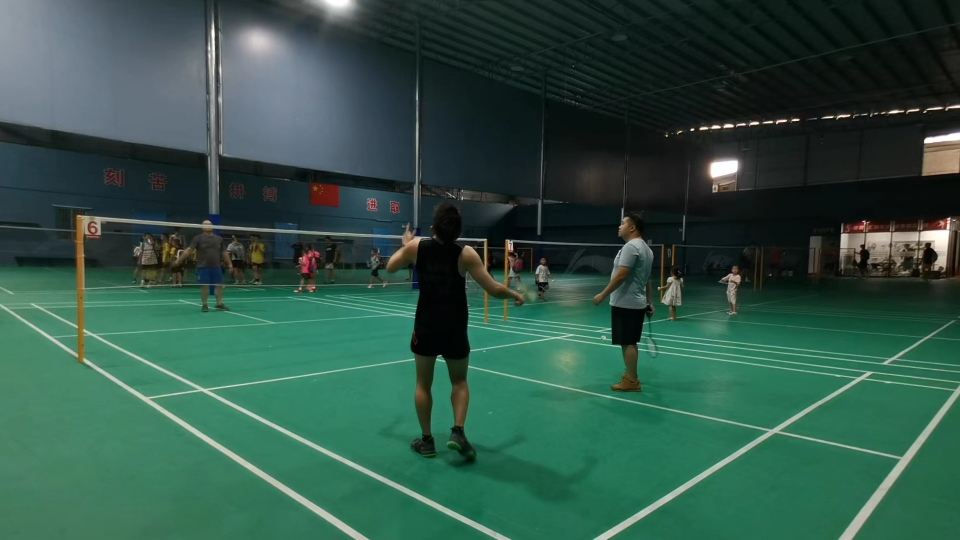
#> input picture ai/test/sample/a-undistort.jpg, 1920 x 1080 px, found by its file name (shown at 1/2 size)
$ python test.py   (older library calls are emulated)
#> lines starting #> are read from the running program, lines starting #| are printed output that depends on the picture; after the words box and inside, x2 and y2 are one past the last pixel; in counts of white or black regions, pixels touching at a corner belong together
#> further down, img is the input picture: shape (1080, 1920, 3); mean B, G, R 70.7, 83.5, 48.4
### ai/test/findBadmintonCourt.py
import enum
import cv2
import numpy as np
import os
import math
import csv
import itertools
import time
import random
import utils
from multiprocessing import Pool

class BadmintonCourtFinder:
  DEBUG = 0
  standardLines = []
  with open('standard.csv') as csvfile:
      rows = list(csv.reader(csvfile, delimiter=','))
      for row in rows[1:]:
          standardLines.append(np.array(row, dtype=np.int))

  def __init__(self) -> None:
      pass

  def refineLine(self, line, binary):
    T = 4
    lineImg = np.zeros(binary.shape, np.uint8)
    x1, y1, x2, y2 = line
    cv2.line(lineImg, (x1, y1), (x2, y2), 255, T)
    refinelineImg = cv2.bitwise_and(lineImg, binary)
    coords = np.flip(np.column_stack(np.where(refinelineImg == 255)), axis = 1)

    lineImg2 = np.zeros(binary.shape, np.uint8)
    for i in coords:
      cv2.circle(lineImg2, i, 2, 255, -1)

    vx, vy, x, y = cv2.fitLine(coords, cv2.DIST_L2, 0, 0.01, 0.01)
    m = 1000
    rline = [x[0]-m*vx[0], y[0]-m*vy[0], x[0]+m*vx[0], y[0]+m*vy[0]]
    return np.array(rline, np.int)

  # [27 lines left out: function merge_lines, not called in this run]

  def merge_lines2(self, lines):
    degMax = 2
    disMax = 2

    groups = []
    for line in lines:
      foundMatch = 0
      for group in groups:
        for gline in group:
          deg1 = utils.get_orientation(line)
          deg2 = utils.get_orientation(gline)
          if abs(deg1 - deg2) < degMax:
            if deg1 > 0:
              dis1 = utils.point_to_line_distance2([0, self.img.shape[0]], line)
              dis2 = utils.point_to_line_distance2([0, self.img.shape[0]], gline)
            else:
              dis1 = utils.point_to_line_distance2([self.img.shape[1], self.img.shape[0]], line)
              dis2 = utils.point_to_line_distance2([self.img.shape[1], self.img.shape[0]], gline)
            if abs(dis1 - dis2) < disMax:
              group.append(line)
              foundMatch = 1
              break
        if foundMatch: continue
      if not foundMatch:
          groups.append([line])
    result = []
    for i in groups:
      vx, vy, x, y = cv2.fitLine(np.array(i).reshape((-1,2)), cv2.DIST_L2, 0, 0.01, 0.01)
      m = 300
      line = [x-m*vx[0], y-m*vy[0], x+m*vx[0], y+m*vy[0]]
      result.append(line)
    return np.array(result, np.int).reshape((-1,4))

  def removeSmallObject(self, binary):

    # https://stackoverflow.com/questions/42798659/how-to-remove-small-connected-objects-using-opencv
    nb_blobs, im_with_separated_blobs, stats, _ = cv2.connectedComponentsWithStats(binary)
    sizes = stats[:, -1]
    # the following lines result in taking out the background which is also considered a component, which I find for most applications to not be the expected output.
    # you may also keep the results as they are by commenting out the following lines. You'll have to update the ranges in the for loop below.
    sizes = sizes[1:]
    nb_blobs -= 1

    # minimum size of particles we want to keep (number of pixels).
    # here, it's a fixed value, but you can set it as you want, eg the mean of the sizes or whatever.
    min_size = 100

    # output image with only the kept components
    binary2 = np.zeros((binary.shape), np.uint8)
    # blobDrawing = np.zeros((binary.shape), np.uint8)
    # for every component in the image, keep it only if it's above min_size
    for blob in range(nb_blobs):
        if sizes[blob] >= min_size:
            # see description of im_with_separated_blobs above

            coords = np.flip(np.column_stack(np.where(im_with_separated_blobs == blob+1)), axis = 1)
            (x,y),radius = cv2.minEnclosingCircle(coords)
            # area = cv2.contourArea(coords)
            if radius > max(binary.shape[:2])/10 :#and area < (binary.shape[0]*binary.shape[0])/20:
              binary2[im_with_separated_blobs == blob + 1] = 255
              # blobDrawing[im_with_separated_blobs == blob + 1] = (
              #   random.randint(0,255),random.randint(0,255),random.randint(0,255))

    # cv2.imwrite("test2-blobDrawing.jpg", blobDrawing)

    return binary2

  def getLinePixel(self, img, T):
#> called with T = 32
    T = int(T)
    Threshold = 50
    diffThreshold = 20

    ret = np.zeros((img.shape[0], img.shape[1]), dtype=np.uint8)
    matrix = np.asarray(img, dtype=np.int)
    leftImg = np.roll(matrix, T, axis=1)
    rightImg = np.roll(matrix, -T, axis=1)
    topImg = np.roll(matrix, T, axis=0)
    bottomImg = np.roll(matrix, -T, axis=0)

    lowest = (matrix - Threshold).clip(min=0,max=1)
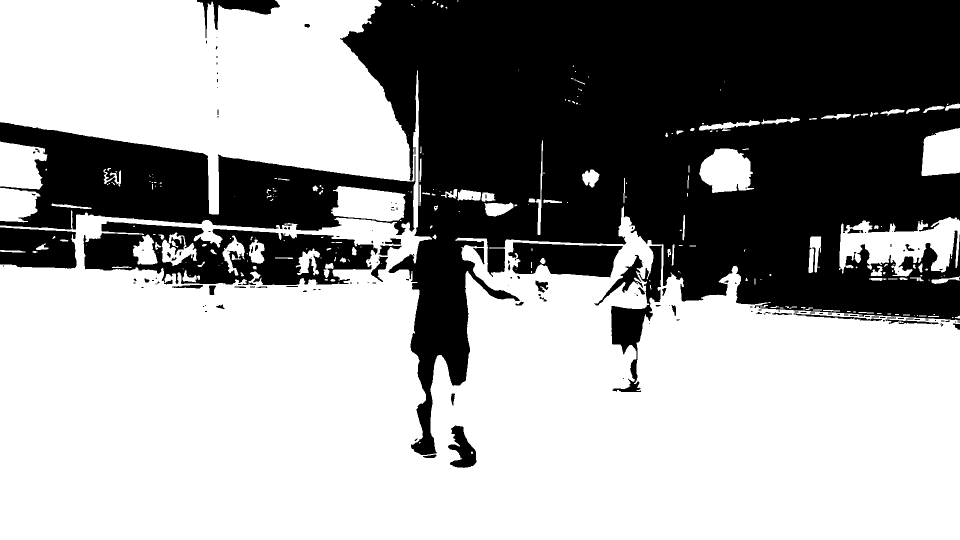
#> lowest: shape (1080, 1920) int64 (shown at 1/2 size); values 0 (black) and 1 (white), 61.5% white; 163 black regions (99 under 20 px), largest, box (x1, y1, x2, y2) and area: (680, 0, 1920, 910) 616862, (0, 244, 831, 470) 93287, (167, 443, 755, 570) 41843

    subLeftImg = ((matrix - leftImg) - diffThreshold).clip(min=0,max=1)
#> subLeftImg: shape (1080, 1920) int64; values 0 (black) and 1 (white), 9.4% white; 692 white regions (415 under 20 px), largest, box (x1, y1, x2, y2) and area: (910, 453, 1566, 1080) 26022, (0, 0, 456, 429) 15490, (1272, 610, 1920, 857) 13921
    subRightImg = ((matrix - rightImg) - diffThreshold).clip(min=0,max=1)
#> subRightImg: shape (1080, 1920) int64; values 0 (black) and 1 (white), 8.4% white; 679 white regions (405 under 20 px), largest, box (x1, y1, x2, y2) and area: (385, 136, 1024, 1080) 28671, (279, 783, 740, 1080) 7272, (1675, 771, 1920, 1080) 7046
    subHImg = np.bitwise_and(subLeftImg, subRightImg)
#> subHImg: shape (1080, 1920) int64; values 0 (black) and 1 (white), 5.1% white; 650 white regions (375 under 20 px), largest, box (x1, y1, x2, y2) and area: (279, 793, 739, 1080) 6880, (411, 784, 1023, 1080) 6818, (1185, 867, 1543, 1080) 5235

    subTopImg = ((matrix - topImg) - diffThreshold).clip(min=0,max=1)
#> subTopImg: shape (1080, 1920) int64; values 0 (black) and 1 (white), 11.4% white; 622 white regions (399 under 20 px), largest, box (x1, y1, x2, y2) and area: (165, 526, 1682, 886) 49816, (930, 523, 1920, 1080) 39212, (437, 32, 661, 166) 12541
    subBottomImg = ((matrix - bottomImg) - diffThreshold).clip(min=0,max=1)
#> subBottomImg: shape (1080, 1920) int64; values 0 (black) and 1 (white), 10.8% white; 755 white regions (474 under 20 px), largest, box (x1, y1, x2, y2) and area: (334, 756, 1920, 1080) 57845, (0, 208, 420, 312) 14545, (1678, 433, 1916, 553) 12955
    subVImg = np.bitwise_and(subTopImg, subBottomImg)
#> subVImg: shape (1080, 1920) int64; values 0 (black) and 1 (white), 4.9% white; 610 white regions (371 under 20 px), largest, box (x1, y1, x2, y2) and area: (452, 806, 1024, 1080) 6618, (1679, 433, 1916, 526) 6601, (1675, 769, 1920, 1080) 6508

    ret = np.bitwise_or(subHImg, subVImg)
#> ret: shape (1080, 1920) int64; values 0 (black) and 1 (white), 6.7% white; 643 white regions (392 under 20 px), largest, box (x1, y1, x2, y2) and area: (936, 690, 1920, 1080) 22195, (165, 657, 1024, 1080) 19223, (1679, 433, 1916, 547) 9560
    ret = np.bitwise_and(lowest, ret)
#> ret: shape (1080, 1920) int64; values 0 (black) and 1 (white), 6.5% white; 578 white regions (345 under 20 px), largest, box (x1, y1, x2, y2) and area: (936, 690, 1920, 1080) 22195, (165, 657, 1024, 1080) 19223, (1679, 434, 1916, 547) 9276
    return np.array(ret * 255, np.uint8)

  # [30 lines left out: function getLinePixel2, not called in this run]

  def calcM(self, modelCrossPoint, crossPoint):
    # M,_ = cv2.findHomography(sp.reshape((1,-1,3)), crossPoint.reshape((1,-1,2)))
    M,_ = cv2.findHomography(np.float32(modelCrossPoint), np.float32(crossPoint))
    return M

  def calcStandardLines(self, modelCrossPoint, crossPoint):
      M = self.calcM(modelCrossPoint, crossPoint)
      # print("M = ", M)
      srcLines = np.array(np.reshape(self.standardLines, (len(self.standardLines)*2,2)), dtype='float32')

      sLines = cv2.perspectiveTransform(np.asarray([srcLines]), M)
      sLines = np.array(np.reshape(sLines[0], (int(len(sLines[0])/2),4)), dtype="int")

      self.M = np.linalg.inv(M)
      return sLines

  def scoreCalc(self, modelCrossPoint, crossPoint):
    sLines = self.calcStandardLines(modelCrossPoint, crossPoint)

    rect = cv2.boundingRect(np.array(sLines).reshape((-1,2)))
    # area = cv2.contourArea(np.array(sLines).reshape((-1,2)))
    area = rect[2] * rect[3]
    imgArea = self.img.shape[0] * self.img.shape[1]
    if area < imgArea / 2 or area > imgArea * 1.2 :
      return 0

    lineImg = np.zeros((self.img_binary.shape), np.uint8)
    # [4 lines of commented-out code are left out]
    for l in sLines:
      cv2.line(lineImg, l[0:2], l[2:4], 255, 4)

    crossImg = cv2.bitwise_and(self.img_binary, self.img_binary, mask = lineImg)
    score = len(np.where(crossImg == 255)[0])

    # if score > 10000:
    #   print("area: ", area)
    return score

  def fitModel(self, preMatchLines, modelLines, imgLines):
    '''
    preMatchLines: 已有的配对
    modelLines: 要配对的model lines
    imgLines: 要配对的图片 lines

    return:
      matchLines: 配对成功的 lines
      standardLines: 结果 lines
    '''
    pmLeftLines, pmRightLines = list(preMatchLines[0])
    pLeftLines, pRightLines = list(preMatchLines[1])
    mLeftLines, mRightLines = list(modelLines)
    iLeftLines, iRightLines = list(imgLines)

    lLength = len(mLeftLines)
    rLength = len(mRightLines)

    # 对左右两边的线条进行组合
    if lLength > 1:
      leftLinesCom = list(itertools.combinations(range(len(iLeftLines)), lLength))
      leftLinesCom = sorted(leftLinesCom, key = lambda i: max(i))
      leftLinesCom = [[iLeftLines[j] for j in i] for i in leftLinesCom]
    else:
      leftLinesCom = [[i] for i in iLeftLines]

    if rLength > 1:
      rightLinesCom = list(itertools.combinations(range(len(iRightLines)), rLength))
      rightLinesCom = sorted(rightLinesCom, key = lambda i: max(i))
      rightLinesCom = [[iRightLines[j] for j in i] for i in rightLinesCom]
    else:
      rightLinesCom = [[i] for i in iRightLines]

    # 从小到大的组合两个数组，目的是优先检测低索引的组合
    lineSetIdx = itertools.product(range(len(leftLinesCom)), range(len(rightLinesCom)))
    lineSetIdx = sorted(lineSetIdx, key = lambda i: max(i))
    lineSet = [(leftLinesCom[i[0]], rightLinesCom[i[1]]) for i in lineSetIdx]

    # 获取imglines交点
    imgCrossSet = list(map(lambda i:
      [utils.line_intersection(j[0], j[1]) for j in itertools.product(list(pLeftLines)+i[0], list(pRightLines)+i[1])], lineSet
    ))
    # 获取modellines交点
    modelCross = [utils.line_intersection(j[0], j[1]) for j in itertools.product(list(pmLeftLines) + mLeftLines, list(pmRightLines) + mRightLines)]


    # 计算分数
    # scores = [(idx, scoreCalc(modelCross, i)) for idx,i in enumerate(imgCrossSet)]
    scores = []
    best = 0
    limit = 0
    LIMIT_MAX = 150 # 找到 best 之后，max 次搜索后停止
    print("imgCrossSet size = ", len(imgCrossSet))
    for idx,i in enumerate(imgCrossSet):
      score = self.scoreCalc(modelCross, i)
      scores.append((idx, score))
      if score > best:
        limit = LIMIT_MAX
        best = score
        if self.DEBUG:
          calcedStardardLines = self.calcStandardLines(modelCross, imgCrossSet[int(idx)])

          rect = cv2.boundingRect(np.array(calcedStardardLines).reshape((-1,2)))
          # area = cv2.contourArea(np.array(calcedStardardLines).reshape((-1,2)))
          area = rect[2] * rect[3]
          print("found best: ", idx, " score: ", best, " area: ", area)
          # print("found score: ", best)
          # print("found area: ", area)
          utils.printLine(self.img, list(np.reshape(lineSet[idx],(-1,4))) + list(calcedStardardLines) , "test2-best.jpg")
          # time.sleep(1)

      if best > 0 and limit < 0: break
      limit -= 1

    scores = sorted(scores, key=lambda i: -i[1])
    targetIdx = int(scores[0][0])
    calcedStardardLines = self.calcStandardLines(modelCross, imgCrossSet[targetIdx])

    targetLineSetIdx = lineSetIdx[targetIdx]
    targetLeftLinesCom = leftLinesCom[targetLineSetIdx[0]]
    targetRightLinesCom = rightLinesCom[targetLineSetIdx[1]]

    lIdx = np.where(self.leftLines == targetLeftLinesCom[-1])[0][0]
    rIdx = np.where(self.rightLines == targetRightLinesCom[-1])[0][0]

    return calcedStardardLines, lineSet[targetIdx], lIdx, rIdx

  def find(self, img):

    TS_BEGIN = time.time()
    print("Step0 start")
    self.img = img

    ###
    ### 1. 取亮度，使用线条过滤器进行二值化，使用小物体过滤器去除小物体干扰
    ###
    TS = time.time()
    ycrcb = cv2.cvtColor(img, cv2.COLOR_BGR2YCrCb)
    self.img_lum = np.zeros(self.img.shape[:2], dtype=np.uint8)
    self.img_lum[:,:] = ycrcb[:,:,0]

    # 中值滤波，去噪
    self.img_lum = cv2.medianBlur(self.img_lum, 3)

    self.DEBUG and cv2.imwrite("test2-lum.jpg", cv2.cvtColor(self.img_lum, cv2.COLOR_GRAY2BGR))

    # 比较粗的线
    self.img_binary = self.getLinePixel(self.img_lum, max(self.img_lum.shape[:2])/60)
    # 比较细的线
    binary_ex = self.getLinePixel(self.img_lum, max(self.img_lum.shape[:2])/600)
#> call 2 of getLinePixel, with T = 3.2
#> in getLinePixel (call 2), `bottomImg = np.roll(matrix, -T, axis=0)`:
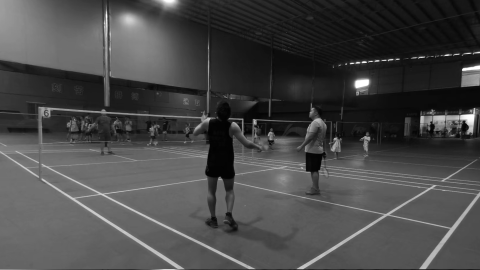
#> bottomImg: shape (1080, 1920) int64 (shown at 1/4 size); min 1, max 255, mean 71.4
#> in getLinePixel (call 2), `ret = np.bitwise_or(subHImg, subVImg)`:
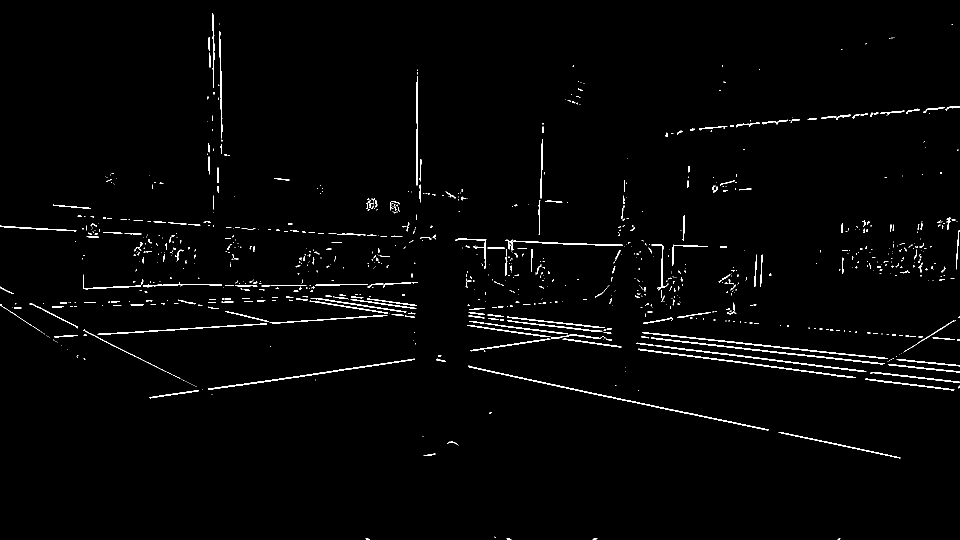
#> ret: shape (1080, 1920) int64 (shown at 1/2 size); values 0 (black) and 1 (white), 1.6% white in thin lines or dots
    self.img_binary = cv2.bitwise_or(self.img_binary, binary_ex)
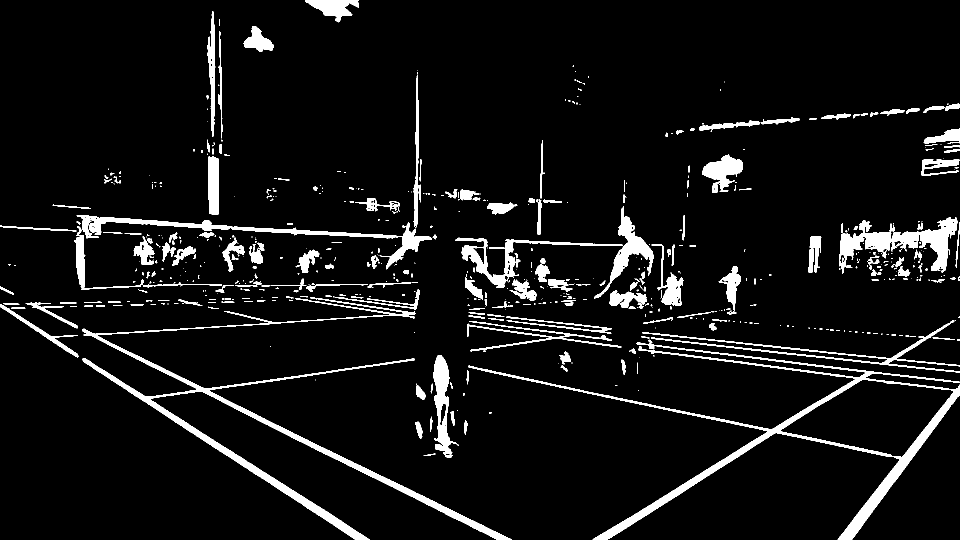
#> self.img_binary: shape (1080, 1920) (shown at 1/2 size); 6.7% white; 628 white regions (392 under 20 px), largest, box (x1, y1, x2, y2) and area: (936, 679, 1920, 1080) 22485, (165, 594, 1024, 1080) 21948, (1679, 434, 1916, 547) 9345

    # 删除那些很不像白色的像素
    cr = np.array(ycrcb[:,:,1], np.int)
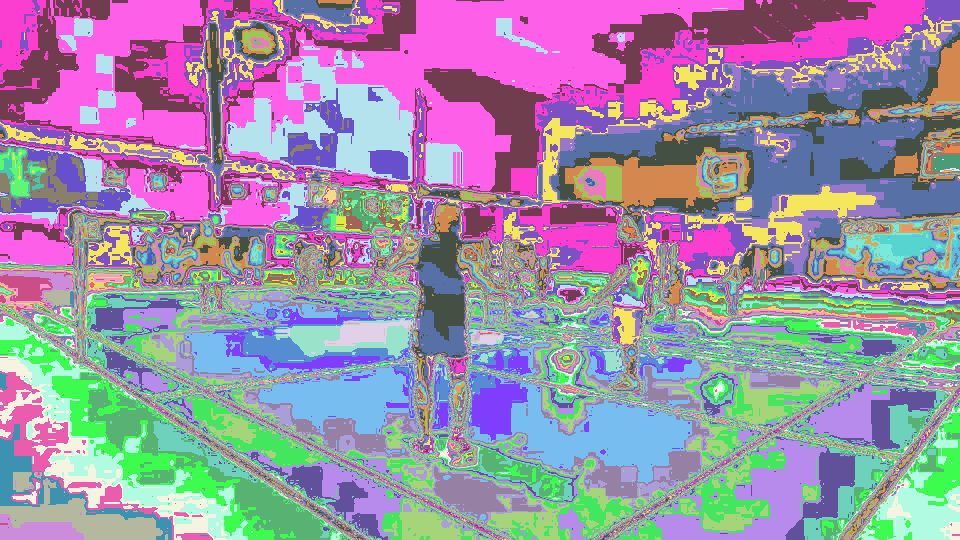
#> cr: shape (1080, 1920) int64 (shown at 1/2 size); 108 distinct labels, from 81 to 188; one colour per label, 0 black
    cb = np.array(ycrcb[:,:,2], np.int)
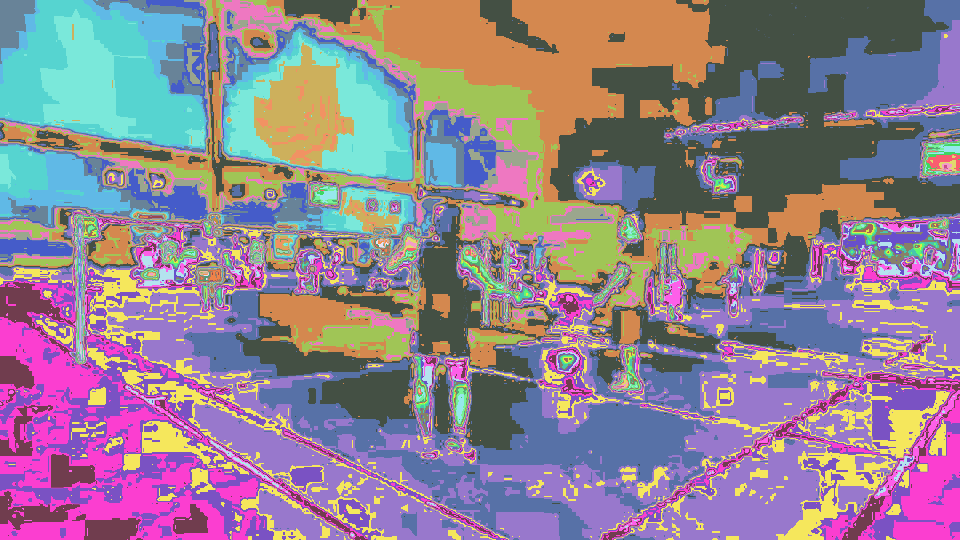
#> cb: shape (1080, 1920) int64 (shown at 1/2 size); 73 distinct labels, from 82 to 154; one colour per label, 0 black
    white = cv2.inRange(cr - cb, -30, 30)
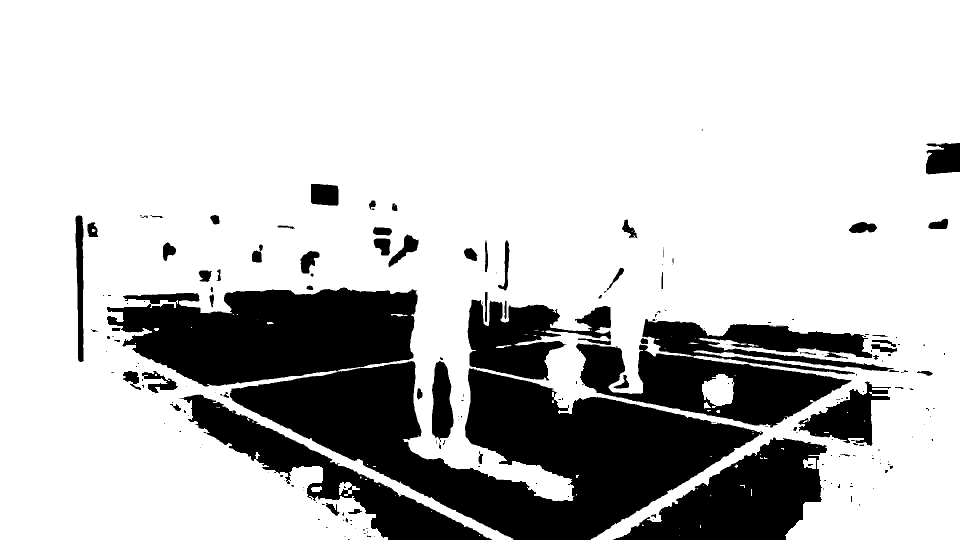
#> white: shape (1080, 1920) (shown at 1/2 size); 76.8% white; 219 black regions (136 under 20 px), largest, box (x1, y1, x2, y2) and area: (459, 722, 1526, 1080) 174188, (214, 575, 836, 773) 87952, (1226, 875, 1654, 1080) 46006
    self.img_binary = cv2.bitwise_and(self.img_binary, self.img_binary, mask=white)
#> self.img_binary: shape (1080, 1920); 5.8% white; 686 white regions (451 under 20 px), largest, box (x1, y1, x2, y2) and area: (936, 699, 1920, 1080) 21903, (166, 657, 1024, 1080) 19179, (1679, 434, 1916, 547) 8756

    self.DEBUG and cv2.imwrite("test2-binary.jpg", self.img_binary)

    self.img_binary = self.removeSmallObject(self.img_binary)
#> (the rest of the program and of its run is left out)
